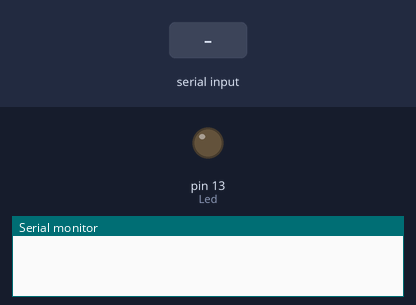
Bench run of a sketch on a simulated Arduino Uno, built with avr-gcc and run on an emulated ATmega328P. On the bench: output pins drawn as LEDs (lit = HIGH), the last lines printed to the serial monitor. Inputs (shaded band) come from the test bench. The modem accepts every AT command (registered, SIM ready, sends succeed) and sends nothing else.

Above: at 1.2 s.
1.3 s: "ON\n" received over the second serial link
At 2.4 s:
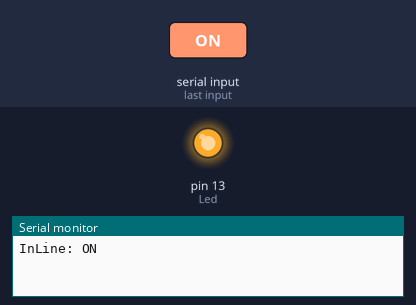
2.8 s: "+IPD,\n" received over the second serial link
5.3 s: "OFF\n" received over the second serial link
Timing chart, 0 to 8.3 s (numbered marks = the images above; inputs shaded):
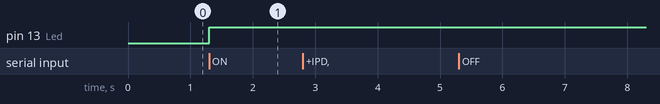

Measured:
- after the input at 1.3 s, pin 13 (Led): LOW → HIGH at once

The sketch:

Node_MCU.ino
```cpp
#include <SoftwareSerial.h>
#define DEBUG true

int Led = 13;

SoftwareSerial esp8266(10, 11); //  10-RX, 11-TX
char x;
void setup() {
  Serial.begin(9600);
  esp8266.begin(9600);
  pinMode(13, OUTPUT);
  digitalWrite(13, LOW);

}
void loop() {
  while (esp8266.available()) {
    IncommingChar(esp8266.read());
  }
  if (x) {
    String html = "<!DOCTYPE HTML> <html>";
    html += "<head></head>";
    html += "<body><form action=\"\" method=\"get\">";
    html +=  "<input type=\"radio\" name=\"LED\" value=\"ON\"> LED_ON";
    html +=  "<input type=\"radio\" name=\"LED\" value=\"OFF\"> LED_OFF<br>";
    html +=   "<input type=\"submit\" value=\"Submit\">";
    html +=  "</form>";
    html +=  "</body></html>";

    String cipsend = "AT+CIPSEND=0,";
    cipsend += html.length();
    cipsend += "\r\n";
    SendData(cipsend, 1000, DEBUG);
    SendData(html, 1000, DEBUG);
    SendData("AT+CIPCLOSE=0\r\n", 1000, DEBUG);
    x = 0;
  }
}


void IncommingChar(const byte InChar) {
  static char InLine[300];
  static unsigned int Position = 0;
  switch (InChar) {
    case '\r':
      break;
    case '\n':
      InLine[Position] = 0;
      ProcessCommand(String(InLine));
      Position = 0;
      break;
    default:
      InLine[Position++] = InChar;
  }
}
void ProcessCommand (String InLine) {
  Serial.println("InLine: " + InLine);
  if (InLine.startsWith("+IPD,")) {
    x = 1;
  }
  if (InLine.indexOf("OFF") != -1) {
    digitalWrite(Led, LOW);
  }
  if (InLine.indexOf("ON") != -1) {
    digitalWrite(Led, HIGH);
  }

}

String SendData(String cmd, const int times, boolean debug) {
  String str = "";
  esp8266.print(cmd);
  long int time = millis();
  while ((time + times) > millis()) {
    while (esp8266.available()) {
      char c = esp8266.read();
      str += c;
    }
  }
  if (debug) {
    Serial.print(str);
  }
  return str;
}
```
